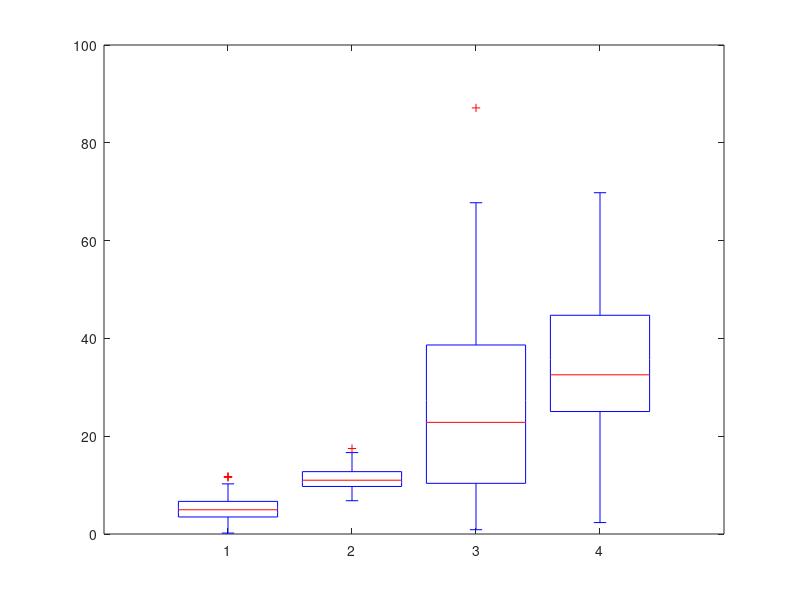

The MATLAB script that drew this image: (Note: this script raises an error after producing the figure.)
%% Nov. 5 2018, He Zhang, hzhang8@vcu.edu  
% draw time comparison graph 
% 

%% result on desktop 
% dvio  4.63 +- 2.98
% rovio 11.35 +- 2.17
% okvis 22.54 +- 24.76
% vins-mono 35.35 +- 15.2
% vins-mono_rs 35.76 +- 15.14

%% result on desktop 
% dvio  19.41 +- 4.23
% rovio 30.26 +- 5.16
% okvis 49.02 +- 34.21
% vins-mono 113.55 +- 72.6
% vins-mono_rs 113.18 +- 75.86

r = 100;

rng default % For reproducibility 
sdvio = abs(random('normal', 4.63, 2.98, r, 1));
rovio = abs(random('normal', 11.35, 2.17, r, 1)); 
okvis = abs(random('normal', 22.54, 24.76, r, 1)); 
% vins_mono = abs(random('normal', 35.35, 15.2, r, 1));
vins_mono_tc = abs(random('normal', 35.76, 15.14, r, 1));

% sdvio = abs(random('normal', 19.41, 4.23, r, 1));
% rovio = abs(random('normal', 30.26, 5.16, r, 1)); 
% okvis = random('normal', 49.02, 24.21, r, 1); 
% % vins_mono = random('normal', 113.55, 72.6, r, 1);
% vins_mono_tc = random('normal', 113.18, 75.86, r, 1);

% x = [dvio rovio okvis vins_mono vins_mono_tc]; 
x = [sdvio rovio okvis vins_mono_tc]; 
% hh = boxplot(x, 'Colors', 'rmcgb'); 
hh = boxplot(x, 'Colors', 'rmcg'); 
set(hh, {'linew'}, {2});
% boxplot(dvio, 'colors', 'r');
% hold on; 
% boxplot(rovio, 'colors', 'm')
h=findobj(gca,'tag','Outliers'); % Get handles for outlier lines.
set(h,'Marker','none'); % Change symbols for all the groups.

% x = randn(100,25);
% boxplot(x)

